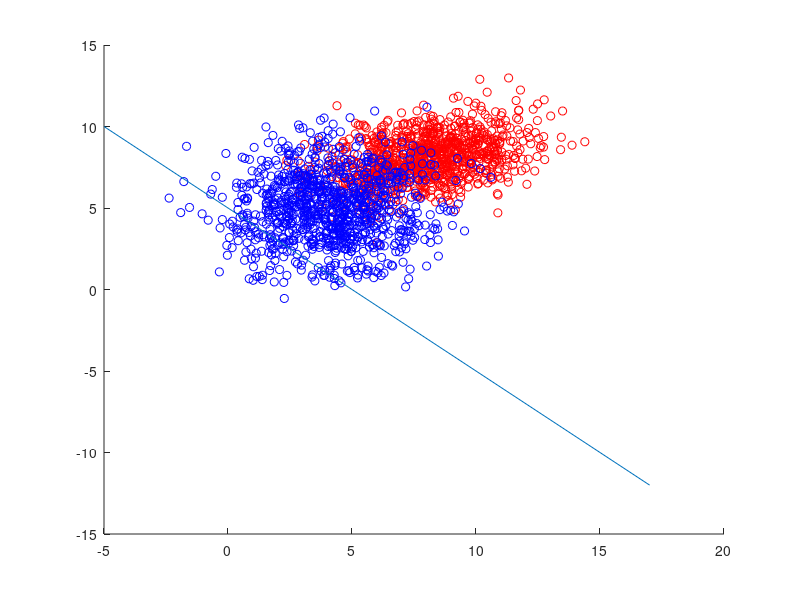

Here is the MATLAB script that generated this plot: (Note: this script raises an error after producing the figure.)
load('donnees_Perceptron.mat')

coef=0.0001;

w=[-10;2;2];
x=[-5 17];
perceptronIter=10;

close all

hold on
scatter(C1(:,1),C1(:,2),'r')
scatter(C2(:,1),C2(:,2),'b')

y=(-w(1)-w(2)*x)/w(3);
plot(x,y)

[TrainC1,TestC1] = extractTestAndTrain(C1, 500);
[TrainC2, TestC2] = extractTestAndTrain(C2, 500);

for i=1:perceptronIter
    fprintf('Peceptron iteration numero %i\n', i);
    wprec=w;
    %w=perceptron(wprec,c1,c2,coef);
    w=perceptron(wprec,TestC1,TestC2,coef);
    if(norm(w-wprec)<=0.01)
        break
    end
%     if(norm(w-wprec)<=0.1)
%         break
%     end
    y=(-w(1)-w(2)*x)/w(3);
    plot(x,y)
    pause(1)
end

%CLASSIFICATION

xlim([-5 16])
ylim([-5 15])
% xlim([0 7])
% ylim([0 5])
hold off

